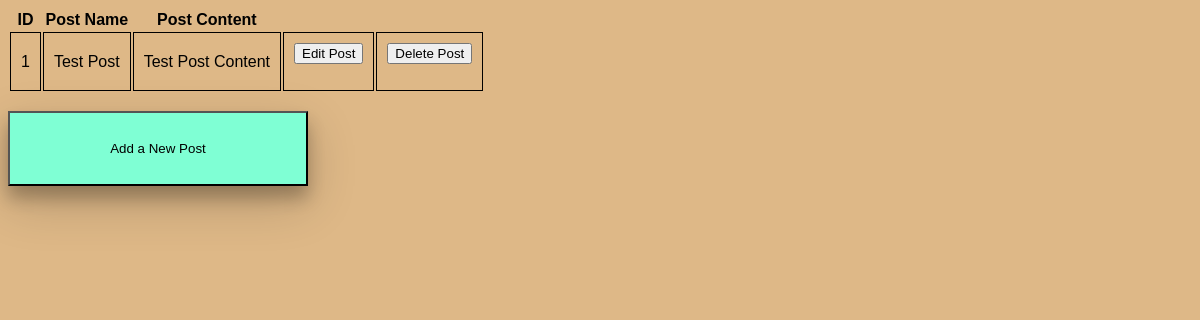
/blog/viewAllPosts.php, run on an earlier commit of the app's database.
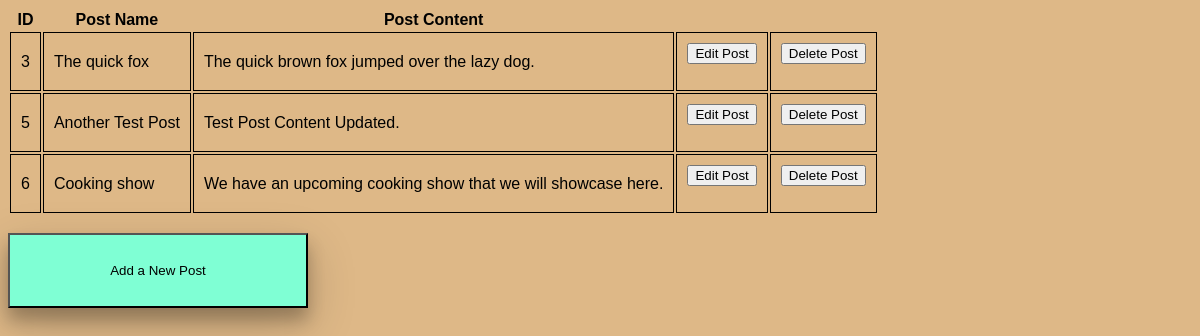
And on a later commit of the database.
### tables this page shows
CREATE TABLE `posts` (
  `id` int(11) NOT NULL,
  `post_name` varchar(50) NOT NULL,
  `post_content` varchar(3000) NOT NULL
);

### blog/viewAllPosts.php (the view, shortened to what this page needs)
<html>
<head>
</head>
</html>
<?php
    $serverName = "localhost";
    $databaseUser = "root";
    $password = "root";
    $database = "blog";
    $conn = new mysqli($serverName, $databaseUser, $password, $database);
    $sql = "SELECT `posts`.`id`,
    `posts`.`post_name`,
    `posts`.`post_content`
    FROM `blog`.`posts`;";
    if($result = mysqli_query($conn, $sql)){
        if(mysqli_num_rows($result) > 0){
            echo "<table>";
            echo "<tr>";
            echo "<th>ID</th>";
            echo "<th>Post Name</th>";
            echo "<th>Post Content</th>";
            echo "</tr>";
            while($row = mysqli_fetch_array($result)){
                echo "<tr>";
                echo "<td name='id'>" . $row['id'] . "</td>";
                echo "<td>" . $row['post_name'] . "</td>";
                echo "<td>" . $row['post_content'] . "</td>";
                $id = $row['id'];
                echo"<td><form method='POST' id='editPostForm' action='editPost.php?id=$id'>
                    <button type='submit' class='smallButton'>Edit Post</button></form></td>";
                echo"<td><form method='POST' id='deletePostForm' action='deletePostHandler.php?id=$id'>
                    <button type='submit' class='smallButton'>Delete Post</button></form></td>";
            }
            echo "</table>";
        }
        else {
            echo "ERROR: Could not able to execute $sql. " . mysqli_error($conn);
        }
    }
?>
	<br><form method="post" action="newpost.html">
		<button type="submit" class="button">Add a New Post</button>
	</form>

### blog/viewAllPosts.php (style rules this page uses)
td { padding: 10px; border: 1px solid black; border-collapse: collapse; }
.button { background-color: #7FFFD4; width: 300px; cursor: pointer; box-shadow: 0 12px 16px 0 rgba(0,0,0,0.24), 0 17px 50px 0 rgba(0,0,0,0.19); height: 75px; }

What changed in the data, as far as the page shows it:
removed posts: id "1", post_name "Test Post", post_content "Test Post Content"
added posts: id "3", post_name "The quick fox", post_content "The quick brown fox jumped over the lazy dog."
added posts: id "5", post_name "Another Test Post", post_content "Test Post Content Updated."
added posts: id "6", post_name "Cooking show", post_content "We have an upcoming cooking show that we will showcase here."
